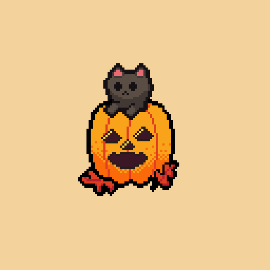
#> input picture fcv-lab/assets/common/image_resized.png, 270 x 270 px, found by its file name
$ python q1.py
#> lines starting #> are read from the running program, lines starting #| are printed output that depends on the picture; after the words box and inside, x2 and y2 are one past the last pixel; in counts of white or black regions, pixels touching at a corner belong together
# Write a program to create binary images using thresholding methods.

import cv2
import numpy as np

image = cv2.imread(r"C:\Users\bala\Documents\code\FCV-Lab-main\assets\common\image_resized.png", 0)
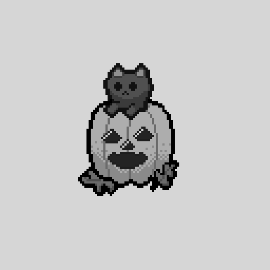
#> image: shape (270, 270); min 0, max 216, mean 198.8

threshold_image = np.where(image > 127, 191, 63).astype(np.uint8)
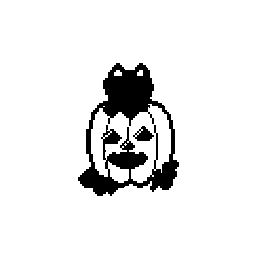
#> threshold_image: shape (270, 270); values 63 (black) and 191 (white), 92.6% white; 2 black regions, box (x1, y1, x2, y2) and area: (78, 63, 179, 196) 5227, (133, 126, 154, 141) 177

images = (image, threshold_image)
cv2.imshow('all', np.hstack(images))
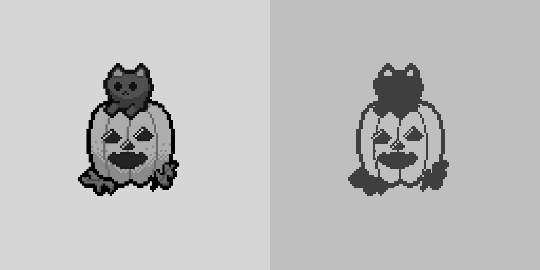
#> window 'all': shape (270, 540); min 0, max 216, mean 190.1
cv2.waitKey(0)
cv2.destroyAllWindows()
